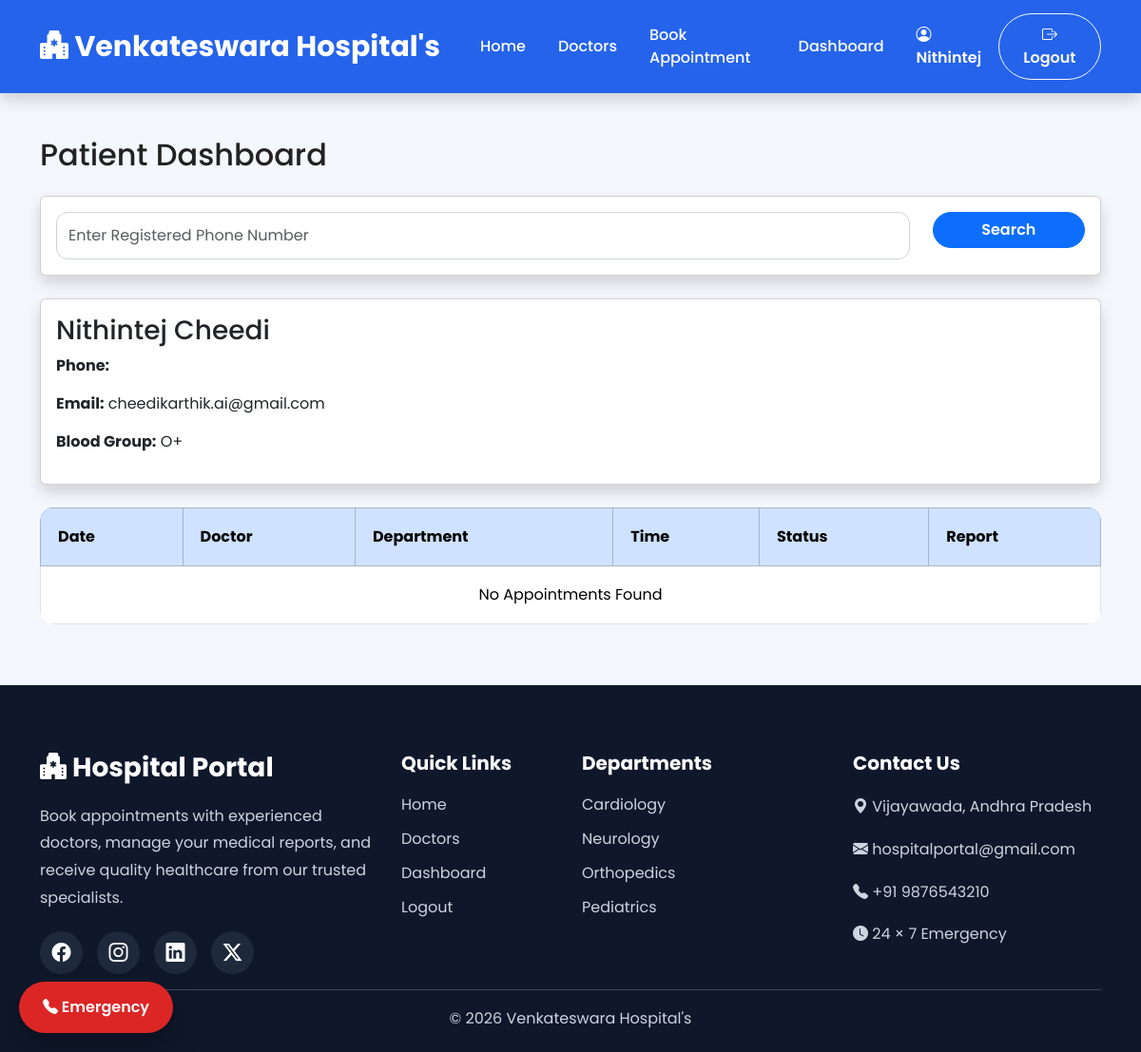
Page /dashboard/ (signed in) on the committed database.
### appointments/models.py (models this page shows, shortened)
class Patient(models.Model):
    user = models.OneToOneField(
        User,
        on_delete=models.CASCADE,
        null=True,
        blank=True
    )
    GENDER = [
        ('Male', 'Male'),
        ('Female', 'Female'),
        ('Other', 'Other'),
    ]
    BLOOD_GROUPS = [
        ('A+', 'A+'),
        ('A-', 'A-'),
        ('B+', 'B+'),
        ('B-', 'B-'),
        ('AB+', 'AB+'),
        ('AB-', 'AB-'),
        ('O+', 'O+'),
        ('O-', 'O-'),
    ]
    name = models.CharField(max_length=100)
    age = models.PositiveIntegerField()
    gender = models.CharField(
        max_length=10,
        choices=GENDER
    )
    phone = models.CharField(
    max_length=15,
    blank=True,
    default=""
    )
    email = models.EmailField()
    address = models.TextField()
    blood_group = models.CharField(
        max_length=5,
        choices=BLOOD_GROUPS
    )
    created_at = models.DateTimeField(auto_now_add=True)

### appointments/views.py (the view)
@login_required(login_url="login")
def patient_dashboard(request):
    patient, created = Patient.objects.get_or_create(
        user=request.user,
        defaults={
            "name": request.user.get_full_name() or request.user.username,
            "age": 0,
            "gender": "Male",
            "phone": "",
            "email": request.user.email,
            "address": "",
            "blood_group": "O+",
        }
    )
    appointments = Appointment.objects.filter(
        patient=patient
    ).order_by(
        "-appointment_date"
    )
    return render(
        request,
        "appointments/dashboard.html",
        {
            "patient": patient,
            "appointments": appointments,
        }
    )

### templates/appointments/dashboard.html (shortened to what this page needs)
{% extends 'base.html' %}
{% block content %}
<div class="container py-5">
<h2 class="mb-4">
Patient Dashboard
</h2>
<div class="card shadow mb-4">
<div class="card-body">
<form method="GET">
<div class="row">
<div class="col-md-10">
<input
type="text"
name="phone"
class="form-control"
placeholder="Enter Registered Phone Number"
value="{{ request.GET.phone }}">
</div>
<div class="col-md-2">
<button
class="btn btn-primary w-100">
Search
</button>
</div>
</div>
</form>
</div>
</div>
{% if patient %}
<div class="card shadow mb-4">
<div class="card-body">
<h3>{{ patient.name }}</h3>
<p>
<strong>Phone:</strong>
</p>
<p>
<strong>Email:</strong>
{{ patient.email }}
</p>
<p>
<strong>Blood Group:</strong>
{{ patient.blood_group }}
</p>
</div>
</div>
<div class="table-responsive">
<table class="table table-bordered table-hover">
<thead class="table-primary">
<tr>
<th>Date</th>
<th>Doctor</th>
<th>Department</th>
<th>Time</th>
<th>Status</th>
<th>Report</th>
</tr>
</thead>
<tbody>
{% for appointment in appointments %}
<tr>
<td>
{{ appointment.appointment_date }}
</td>
<td>
Dr. {{ appointment.doctor.name }}
</td>
<td>
{{ appointment.doctor.get_department_display }}
</td>
<td>
{{ appointment.time_slot }}
</td>
<td>
{% if appointment.status == 'PENDING' %}
<span class="badge bg-warning">
Pending
</span>
{% elif appointment.status == 'CONFIRMED' %}
<span class="badge bg-success">
Confirmed
</span>
{% elif appointment.status == 'COMPLETED' %}
<span class="badge bg-secondary">
Completed
</span>
{% else %}
<span class="badge bg-danger">
Cancelled
</span>
{% endif %}
</td>
<td>
{% if appointment.medicalreport %}
<button
class="btn btn-success btn-sm">
View Report
</button>
{% else %}
<span class="text-muted">
Not Available
</span>
{% endif %}
</td>
</tr>
{% empty %}
<tr>
<td colspan="6" class="text-center">
No Appointments Found
</td>
</tr>
{% endfor %}
</tbody>
</table>
</div>
{% endif %}
</div>
{% endblock %}

### templates/base.html (shortened to what this page needs)
{% load static %}
<!DOCTYPE html>
<html lang="en">
<head>
    <link href="https://cdn.jsdelivr.net/npm/bootstrap@5.3.3/dist/css/bootstrap.min.css"
          rel="stylesheet">
    <link href="https://cdn.jsdelivr.net/npm/bootstrap-icons@1.11.3/font/bootstrap-icons.min.css"
          rel="stylesheet">
    <link rel="stylesheet"
          href="{% static 'css/style.css' %}">
</head>
<body>
<nav class="navbar navbar-expand-lg navbar-dark fixed-top shadow">
    <div class="container">
        <a class="navbar-brand fw-bold"
           href="{% url 'home' %}">
            <i class="bi bi-hospital-fill"></i>
            Venkateswara Hospital's
        </a>
        <div class="collapse navbar-collapse"
             id="navbarNav">
            <ul class="navbar-nav ms-auto align-items-lg-center">
                <li class="nav-item">
                    <a class="nav-link"
                       href="{% url 'home' %}">
                        Home
                    </a>
                </li>
                <li class="nav-item">
                    <a class="nav-link"
                       href="{% url 'doctor_list' %}">
                        Doctors
                    </a>
                </li>
                {% if user.is_authenticated %}
                <li class="nav-item">
                    <a class="nav-link"
                       href="{% url 'doctor_list' %}">
                        Book Appointment
                    </a>
                </li>
                <li class="nav-item">
                    <a class="nav-link"
                       href="{% url 'patient_dashboard' %}">
                        Dashboard
                    </a>
                </li>
                <li class="nav-item">
                    <span class="nav-link text-warning fw-semibold">
                        <i class="bi bi-person-circle"></i>
                        {{ user.first_name|default:user.username }}
                    </span>
                </li>
                <li class="nav-item ms-lg-2">
                    <a class="btn btn-outline-light rounded-pill"
                       href="{% url 'logout' %}">
                        <i class="bi bi-box-arrow-right"></i>
                        Logout
                    </a>
                </li>
                {% endif %}
            </ul>
        </div>
    </div>
</nav>
<div class="container mt-5 pt-5">
</div>
{% block content %}
{% endblock %}
<a href="tel:+919876543210"
   class="emergency-btn">
    <i class="bi bi-telephone-fill"></i>
    Emergency
</a>
<footer class="footer">
<div class="container">
<div class="row gy-4">
<div class="col-lg-4">
<h3>
<i class="bi bi-hospital-fill"></i>
Hospital Portal
</h3>
<p>
Book appointments with experienced doctors,
manage your medical reports,
and receive quality healthcare from our trusted specialists.
</p>
<div class="social-icons">
<a href="#">
<i class="bi bi-facebook"></i>
</a>
<a href="#">
<i class="bi bi-instagram"></i>
</a>
<a href="#">
<i class="bi bi-linkedin"></i>
</a>
<a href="#">
<i class="bi bi-twitter-x"></i>
</a>
</div>
</div>
<div class="col-lg-2">
<h5>
Quick Links
</h5>
<ul class="footer-links">
<li>
<a href="{% url 'home' %}">
Home
</a>
</li>
<li>
<a href="{% url 'doctor_list' %}">
Doctors
</a>
</li>
<li>
<a href="{% url 'patient_dashboard' %}">
Dashboard
</a>
</li>
{% if user.is_authenticated %}
<li>
<a href="{% url 'logout' %}">
Logout
</a>
</li>
{% else %}
<li>
<a href="{% url 'login' %}">
Login
</a>
</li>
{% endif %}
</ul>
</div>
<div class="col-lg-3">
<h5>
Departments
</h5>
<ul class="footer-links">
<li>
Cardiology
</li>
<li>
Neurology
</li>
<li>
Orthopedics
</li>
<li>
Pediatrics
</li>
</ul>
</div>
<div class="col-lg-3">
<h5>
Contact Us
</h5>
<p>
<i class="bi bi-geo-alt-fill"></i>
Vijayawada,
Andhra Pradesh
</p>
<p>
<i class="bi bi-envelope-fill"></i>
hospitalportal@gmail.com
</p>
<p>
<i class="bi bi-telephone-fill"></i>
+91 9876543210
</p>
<p>
<i class="bi bi-clock-fill"></i>
24 × 7 Emergency
</p>
</div>
</div>
<hr>
<div class="text-center">
<p class="mb-0">
© 2026 Venkateswara Hospital's
</p>
</div>
</div>
</footer>
</body>
</html>

### static/css/style.css (style rules this page uses)
:root { --primary:#2563eb; --secondary:#10b981; --danger:#ef4444; --warning:#f59e0b; --dark:#0f172a; --light:#f8fafc; --gray:#64748b; --shadow:0 10px 30px rgba(0,0,0,.08); }
* { margin:0; padding:0; box-sizing:border-box; }
body { font-family:'Poppins',sans-serif; background:#f4f7fb; color:#222; overflow-x:hidden; }
html { scroll-behavior:smooth; }
a { text-decoration:none; }
.navbar { background:#2563eb; padding:14px 0; box-shadow:0 5px 20px rgba(0,0,0,.08); }
.navbar-brand { font-size:30px; font-weight:700; }
.nav-link { color:#fff !important; margin-left:18px; font-weight:500; transition:.3s; }
.navbar .btn { border-radius:30px; padding:10px 25px; }
.footer { background:#0f172a; color:#cbd5e1; padding:70px 0 20px; }
.footer h3, .footer h5 { color:white; margin-bottom:20px; font-weight:700; }
.footer p { line-height:1.8; }
.footer-links { list-style:none; padding-left:0; }
.footer-links li { margin-bottom:12px; }
.footer-links a { color:#cbd5e1; transition:.3s; }
.social-icons { display:flex; gap:15px; margin-top:20px; }
.social-icons a { height:45px; width:45px; display:flex; align-items:center; justify-content:center; border-radius:50%; background:#1e293b; color:white; font-size:20px; transition:.3s; }
.form-control, .form-select { border-radius:12px; padding:12px; border:1px solid #d1d5db; }
.table { background:white; border-radius:15px; overflow:hidden; }
.table thead { background:#2563eb; color:white; }
.table td, .table th { padding:18px; vertical-align:middle; }
.btn { font-weight:600; transition:.3s; }
.btn-primary, .btn-success, .btn-danger { border-radius:30px; }
.emergency-btn { position:fixed; left:20px; bottom:20px; background:#dc2626; color:white; padding:15px 25px; border-radius:40px; box-shadow:0 15px 30px rgba(0,0,0,.25); z-index:999; font-weight:600; }

### rows in the picture
Patient: name "Nithintej Cheedi", email "cheedikarthik.ai@gmail.com", blood_group "O+"

### other values in the picture
{{ user.first_name|default:user.username }} "Nithintej"
